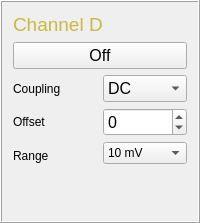
          <widget class="QFrame" name="frame_25">
           <property name="minimumSize">
            <size>
             <width>190</width>
             <height>140</height>
            </size>
           </property>
           <property name="frameShape">
            <enum>QFrame::Box</enum>
           </property>
           <property name="frameShadow">
            <enum>QFrame::Raised</enum>
           </property>
           <layout class="QGridLayout" name="gridLayout_8">
            <item row="0" column="0">
             <widget class="QLabel" name="label_31">
              <property name="text">
               <string>&lt;html&gt;&lt;head/&gt;&lt;body&gt;&lt;p&gt;&lt;span style=&quot; font-size:14pt; color:#c9b93e;&quot;&gt;Channel D&lt;/span&gt;&lt;/p&gt;&lt;/body&gt;&lt;/html&gt;</string>
              </property>
             </widget>
            </item>
            <item row="1" column="0">
             <widget class="QPushButton" name="ChannelDButton">
              <property name="font">
               <font>
                <pointsize>12</pointsize>
                <weight>50</weight>
                <bold>false</bold>
               </font>
              </property>
              <property name="text">
               <string>Off</string>
              </property>
             </widget>
            </item>
            <item row="2" column="0">
             <layout class="QHBoxLayout" name="horizontalLayout_9">
              <property name="sizeConstraint">
               <enum>QLayout::SetMinimumSize</enum>
              </property>
              <property name="leftMargin">
               <number>0</number>
              </property>
              <item>
               <layout class="QVBoxLayout" name="verticalLayout_25">
                <item>
                 <widget class="QLabel" name="label_32">
                  <property name="minimumSize">
                   <size>
                    <width>65</width>
                    <height>20</height>
                   </size>
                  </property>
                  <property name="toolTip">
                   <string>Time between two divisons</string>
                  </property>
                  <property name="text">
                   <string>&lt;html&gt;&lt;head/&gt;&lt;body&gt;&lt;p&gt;Coupling&lt;/p&gt;&lt;/body&gt;&lt;/html&gt;</string>
                  </property>
                 </widget>
                </item>
                <item>
                 <widget class="QLabel" name="label_33">
                  <property name="minimumSize">
                   <size>
                    <width>65</width>
                    <height>20</height>
                   </size>
                  </property>
                  <property name="toolTip">
                   <string>Time between two divisons</string>
                  </property>
                  <property name="text">
                   <string>&lt;html&gt;&lt;head/&gt;&lt;body&gt;&lt;p&gt;Offset&lt;/p&gt;&lt;/body&gt;&lt;/html&gt;</string>
                  </property>
                 </widget>
                </item>
                <item>
                 <widget class="QLabel" name="label_29">
                  <property name="text">
                   <string>Range</string>
                  </property>
                 </widget>
                </item>
               </layout>
              </item>
              <item>
               <layout class="QVBoxLayout" name="verticalLayout_26">
                <item>
                 <widget class="QComboBox" name="ChannelDCouplingComboBox">
                  <property name="minimumSize">
                   <size>
                    <width>45</width>
                    <height>25</height>
                   </size>
                  </property>
                  <property name="font">
                   <font>
                    <pointsize>12</pointsize>
                    <weight>50</weight>
                    <bold>false</bold>
                   </font>
                  </property>
                  <item>
                   <property name="text">
                    <string>DC</string>
                   </property>
                  </item>
                  <item>
                   <property name="text">
                    <string>AC</string>
                   </property>
                  </item>
                 </widget>
                </item>
                <item>
                 <widget class="QSpinBox" name="ChannelDOffsetSpinBox">
                  <property name="minimumSize">
                   <size>
                    <width>45</width>
                    <height>0</height>
                   </size>
                  </property>
                  <property name="font">
                   <font>
                    <pointsize>12</pointsize>
                    <weight>50</weight>
                    <bold>false</bold>
                   </font>
                  </property>
                  <property name="toolTip">
                   <string>Time between two divisons</string>
                  </property>
                  <property name="minimum">
                   <number>-20000</number>
                  </property>
                  <property name="maximum">
                   <number>20000</number>
                  </property>
                  <property name="singleStep">
                   <number>100</number>
                  </property>
                 </widget>
                </item>
                <item>
                 <widget class="QComboBox" name="ChDRangeBox">
                  <property name="currentText">
                   <string>10 mV</string>
                  </property>
                  <item>
                   <property name="text">
                    <string>10 mV</string>
                   </property>
                  </item>
                  <item>
                   <property name="text">
                    <string>20 mV</string>
                   </property>
                  </item>
                  <item>
                   <property name="text">
                    <string>50 mV</string>
                   </property>
                  </item>
                  <item>
                   <property name="text">
                    <string>100 mV</string>
                   </property>
                  </item>
                  <item>
                   <property name="text">
                    <string>200 mV</string>
                   </property>
                  </item>
                  <item>
                   <property name="text">
                    <string>500 mV</string>
                   </property>
                  </item>
                  <item>
                   <property name="text">
                    <string>1 V</string>
                   </property>
                  </item>
                  <item>
                   <property name="text">
                    <string>2 V</string>
                   </property>
                  </item>
                  <item>
                   <property name="text">
                    <string>5 V</string>
                   </property>
                  </item>
                  <item>
                   <property name="text">
                    <string>10 V</string>
                   </property>
                  </item>
                  <item>
                   <property name="text">
                    <string>20 V</string>
                   </property>
                  </item>
                  <item>
                   <property name="text">
                    <string>50 V</string>
                   </property>
                  </item>
                 </widget>
                </item>
                <item>
                 <widget class="QFrame" name="frame_30">
                  <property name="frameShape">
                   <enum>QFrame::StyledPanel</enum>
                  </property>
                  <property name="frameShadow">
                   <enum>QFrame::Raised</enum>
                  </property>
                 </widget>
                </item>
               </layout>
              </item>
             </layout>
            </item>
            <item row="3" column="0">
             <spacer name="verticalSpacer_4">
              <property name="orientation">
               <enum>Qt::Vertical</enum>
              </property>
              <property name="sizeHint" stdset="0">
               <size>
                <width>20</width>
                <height>40</height>
               </size>
              </property>
             </spacer>
            </item>
           </layout>
          </widget>
